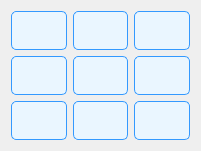
   <widget class="QWidget" name="gridLayoutWidget_21">
    <property name="geometry">
     <rect>
      <x>10</x>
      <y>220</y>
      <width>201</width>
      <height>151</height>
     </rect>
    </property>
    <layout class="QGridLayout" name="gridLayout_25">
     <item row="1" column="1">
      <widget class="QLabel" name="d14">
       <property name="styleSheet">
        <string notr="true">QLabel {
    background-color: #eaf6ff;
    border: 1px solid #3399ff;
    border-radius: 5px;
    color: #003366;
    font: bold 10pt &quot;Segoe UI&quot;;
    qproperty-alignment: AlignCenter;
}
</string>
       </property>
       <property name="text">
        <string/>
       </property>
      </widget>
     </item>
     <item row="1" column="2">
      <widget class="QLabel" name="d15">
       <property name="styleSheet">
        <string notr="true">QLabel {
    background-color: #eaf6ff;
    border: 1px solid #3399ff;
    border-radius: 5px;
    color: #003366;
    font: bold 10pt &quot;Segoe UI&quot;;
    qproperty-alignment: AlignCenter;
}
</string>
       </property>
       <property name="text">
        <string/>
       </property>
      </widget>
     </item>
     <item row="0" column="0">
      <widget class="QLabel" name="d10">
       <property name="styleSheet">
        <string notr="true">QLabel {
    background-color: #eaf6ff;
    border: 1px solid #3399ff;
    border-radius: 5px;
    color: #003366;
    font: bold 10pt &quot;Segoe UI&quot;;
    qproperty-alignment: AlignCenter;
}
</string>
       </property>
       <property name="text">
        <string/>
       </property>
      </widget>
     </item>
     <item row="0" column="2">
      <widget class="QLabel" name="d12">
       <property name="styleSheet">
        <string notr="true">QLabel {
    background-color: #eaf6ff;
    border: 1px solid #3399ff;
    border-radius: 5px;
    color: #003366;
    font: bold 10pt &quot;Segoe UI&quot;;
    qproperty-alignment: AlignCenter;
}
</string>
       </property>
       <property name="text">
        <string/>
       </property>
      </widget>
     </item>
     <item row="0" column="1">
      <widget class="QLabel" name="d11">
       <property name="styleSheet">
        <string notr="true">QLabel {
    background-color: #eaf6ff;
    border: 1px solid #3399ff;
    border-radius: 5px;
    color: #003366;
    font: bold 10pt &quot;Segoe UI&quot;;
    qproperty-alignment: AlignCenter;
}
</string>
       </property>
       <property name="text">
        <string/>
       </property>
      </widget>
     </item>
     <item row="1" column="0">
      <widget class="QLabel" name="d13">
       <property name="styleSheet">
        <string notr="true">QLabel {
    background-color: #eaf6ff;
    border: 1px solid #3399ff;
    border-radius: 5px;
    color: #003366;
    font: bold 10pt &quot;Segoe UI&quot;;
    qproperty-alignment: AlignCenter;
}
</string>
       </property>
       <property name="text">
        <string/>
       </property>
      </widget>
     </item>
     <item row="2" column="0">
      <widget class="QLabel" name="d16">
       <property name="styleSheet">
        <string notr="true">QLabel {
    background-color: #eaf6ff;
    border: 1px solid #3399ff;
    border-radius: 5px;
    color: #003366;
    font: bold 10pt &quot;Segoe UI&quot;;
    qproperty-alignment: AlignCenter;
}
</string>
       </property>
       <property name="text">
        <string/>
       </property>
      </widget>
     </item>
     <item row="2" column="1">
      <widget class="QLabel" name="d17">
       <property name="styleSheet">
        <string notr="true">QLabel {
    background-color: #eaf6ff;
    border: 1px solid #3399ff;
    border-radius: 5px;
    color: #003366;
    font: bold 10pt &quot;Segoe UI&quot;;
    qproperty-alignment: AlignCenter;
}
</string>
       </property>
       <property name="text">
        <string/>
       </property>
      </widget>
     </item>
     <item row="2" column="2">
      <widget class="QLabel" name="d18">
       <property name="styleSheet">
        <string notr="true">QLabel {
    background-color: #eaf6ff;
    border: 1px solid #3399ff;
    border-radius: 5px;
    color: #003366;
    font: bold 10pt &quot;Segoe UI&quot;;
    qproperty-alignment: AlignCenter;
}
</string>
       </property>
       <property name="text">
        <string/>
       </property>
      </widget>
     </item>
    </layout>
   </widget>
